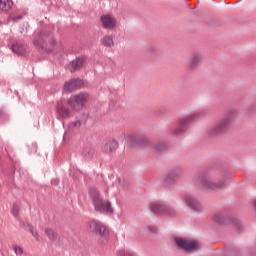
#> input picture images/TCGA-02-0001-01Z-00-DX2_20x_832_29856_256x256.png, 256 x 256 px, found by its file name
$ jupyter execute --allow-errors BOVW_SVM_GBM_Images.ipynb   (shell and % lines are left out)   (older library calls are emulated)
#> lines starting #> are read from the running program, lines starting #| are printed output that depends on the picture
[cell 1]
from __future__ import print_function

from sklearn import cluster
import histomicstk as htk

import numpy as np
import scipy as sp

import skimage.io
import skimage.measure
import skimage.color


import matplotlib.pyplot as plt
import matplotlib.patches as mpatches

import cv2
import numpy as np
import math

#Some nice default configuration for plots
plt.rcParams['figure.figsize'] = 15, 15
plt.rcParams['image.cmap'] = 'gray'
titlesize = 24

# SIFT image features extraction and comparison for set of images

[cell 2]
img_832_29856 = cv2.imread('/home/raj/github/glioma_histo_img_classifier_lob/images/TCGA-02-0001-01Z-00-DX2_20x_832_29856_256x256.png')
#> img_832_29856 is the input picture: shape (256, 256, 3); mean B, G, R 168.9, 136.5, 211.5
img_4768_25216 = cv2.imread('/home/raj/github/glioma_histo_img_classifier_lob/images/TCGA-02-0001-01Z-00-DX2_20x_4768_25216_256x256.png')
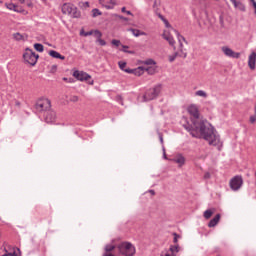
#> input picture images/TCGA-02-0001-01Z-00-DX2_20x_4768_25216_256x256.png, 256 x 256 px, found by its file name
#> img_4768_25216 is the input picture: shape (256, 256, 3); mean B, G, R 184.7, 158.6, 215.1
img_15424_10336 = cv2.imread('/home/raj/github/glioma_histo_img_classifier_lob/images/TCGA-02-0001-01Z-00-DX2_20x_15424_10336_256x256.png')
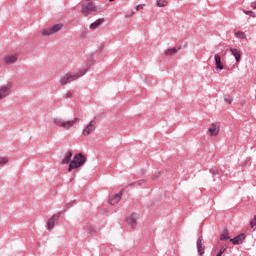
#> input picture images/TCGA-02-0001-01Z-00-DX2_20x_15424_10336_256x256.png, 256 x 256 px, found by its file name
#> img_15424_10336 is the input picture: shape (256, 256, 3); mean B, G, R 183.9, 157.6, 220.5

def show_rgb_img(img):
    """Convenience function to display a typical color image"""
    return plt.imshow(cv2.cvtColor(img, cv2.CV_32S))

[cell 3]
def to_gray(color_img):
    gray = cv2.cvtColor(color_img, cv2.COLOR_BGR2GRAY)
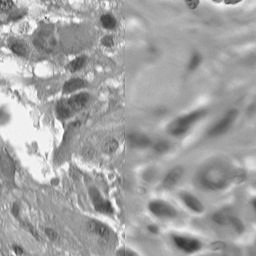
#> gray: shape (256, 256); min 51, max 255, mean 162.6
    return gray

img_832_29856_gray = to_gray(img_832_29856)
img_4768_25216_gray = to_gray(img_4768_25216)
#> in to_gray (call 2), `gray = cv2.cvtColor(color_img, cv2.COLOR_BGR2GRAY)`:
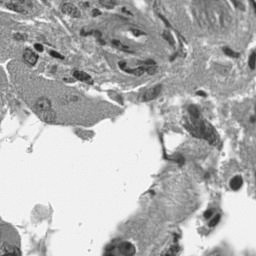
#> gray: shape (256, 256); min 25, max 254, mean 178.5
img_15424_10336_gray = to_gray(img_15424_10336)
#> in to_gray (call 3), `gray = cv2.cvtColor(color_img, cv2.COLOR_BGR2GRAY)`:
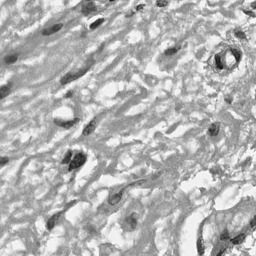
#> gray: shape (256, 256); min 20, max 255, mean 179.4

#plt.imshow(img_832_29856_gray, cmap='gray');

[cell 4]
def gen_sift_features(gray_img):
    sift = cv2.xfeatures2d.SIFT_create()
    # kp is the keypoints
    #
    # desc is the SIFT descriptors, they're 128-dimensional vectors
    # that we can use for our final features
    kp, desc = sift.detectAndCompute(gray_img, None)
#> kp = 490 keypoints; strongest (x, y, size): (71, 57, 4.4), (108, 21, 10.4), (106, 207, 8.6), (103, 218, 6.7)
    return kp, desc

def show_sift_features(gray_img, color_img, kp):
    return plt.imshow(cv2.drawKeypoints(gray_img, kp, color_img.copy()))

# generate SIFT keypoints and descriptors
img_832_29856_kp, img_832_29856_desc = gen_sift_features(img_832_29856_gray)
#> img_832_29856_kp has the same summary as kp in gen_sift_features
img_4768_25216_kp, img_4768_25216_desc = gen_sift_features(img_4768_25216_gray)
#> in gen_sift_features (call 2), `kp, desc = sift.detectAndCompute(gray_img, None)`: kp = 960 keypoints; strongest (x, y, size): (236, 184, 8.7), (213, 217, 13.3), (39, 47, 5.1), (201, 93, 4.5)
#> img_4768_25216_kp has the same summary as kp in gen_sift_features

print ("Here are what our SIFT features look like for the image:")
show_sift_features(img_832_29856_gray, img_832_29856, img_832_29856_kp);
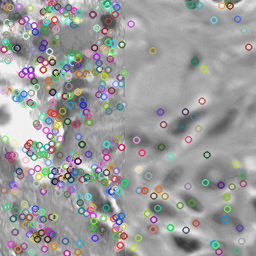
#> shown: shape (256, 256, 3); mean R, G, B 157.6, 157.7, 157.4

[cell 5]
# create a BFMatcher object which will match up the SIFT features for two images
bf = cv2.BFMatcher(cv2.NORM_L2, crossCheck=True)

matches = bf.match(img_832_29856_desc, img_4768_25216_desc)
#> matches = 258 matches

# Sort the matches in the order of their distance.
matches = sorted(matches, key = lambda x:x.distance)

# draw the top N matches
N_MATCHES = 100

match_img = cv2.drawMatches(
    img_832_29856, img_832_29856_kp,
    img_4768_25216, img_4768_25216_kp,
    matches[:N_MATCHES], img_4768_25216.copy(), flags=0)
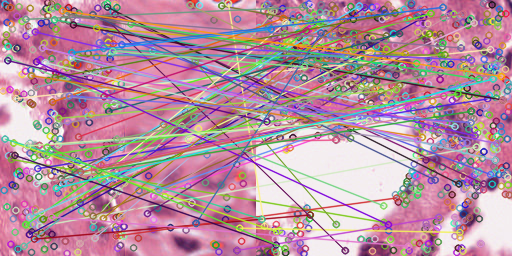
#> match_img: shape (256, 512, 3); mean B, G, R 160.8, 145.1, 183.4

plt.figure(figsize=(12,6))
plt.imshow(match_img);

[cell 6]
# Extracted keypoints from the images
def explain_keypoint(kp):
    print ("Angle:", kp.angle)
    print ("class_id:", kp.class_id)
    print ("octave(image scale where feature is strongest):", kp.octave)
    print ("pt (x,y):", kp.pt)
    print ('response:', kp.response)
    print ("size:", kp.size)

[cell 7]
len(img_4768_25216_kp)
#> Out = 960

[cell 8]
explain_keypoint(img_4768_25216_kp[0])

[cell 9]
# visualized another way:
plt.imshow(img_832_29856_desc[0].reshape(16,8), interpolation='none');
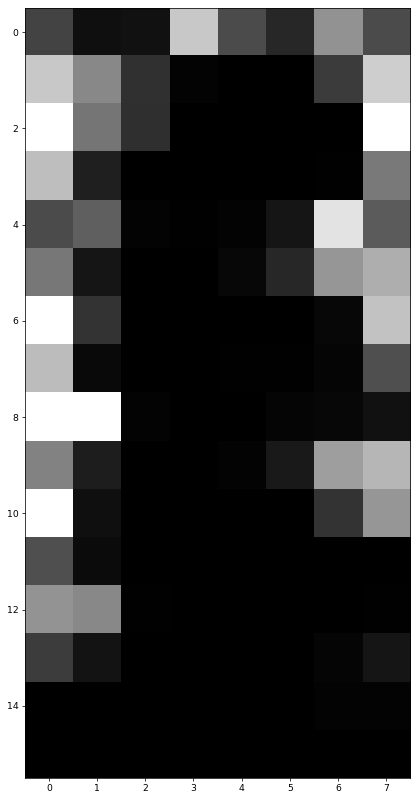
#> figure drawn by matplotlib, 1 panel

### SIFT feature extractions for set of images

[cell 10]
# defining feature extractor that we want to use
extractor = cv2.xfeatures2d.SIFT_create()

def features(image, extractor):
    keypoints, descriptors = extractor.detectAndCompute(image, None)
    return keypoints, descriptors

[cell 11]
image_path = "/home/raj/github/glioma_histo_img_classifier_lob/images/*.*"

import glob
descriptor_list = []
filenames = glob.glob(image_path)
images = [cv2.imread(image) for image in filenames]
#> images = 3 items
extractor = cv2.xfeatures2d.SIFT_create()

for image in images:
    image = to_gray(image)
    keypoint, descriptor = features(image, extractor)
    if (descriptor is not None):
        descriptor_list.append(descriptor)
#> this loop made 3 passes
#> after the loop, descriptor_list = 3 items

[cell 12]
def build_histogram(descriptor_list, cluster_alg):
    histogram = np.zeros(len(cluster_alg.cluster_centers_))
    cluster_result =  cluster_alg.predict(descriptor_list)
    for i in cluster_result:
        histogram[i] += 1.0
    return histogram

[cell 13]
# k-means clustering extracted SIFT features to match the nearest centroid
from sklearn.cluster import KMeans

kmeans = KMeans(n_clusters = 489)
kmeans.fit(descriptor)

filenames = glob.glob(image_path)
images = [cv2.imread(image) for image in filenames]

preprocessed_image = []
for image in images:
      image = to_gray(image)
      keypoint, descriptor = features(image, extractor)
      if (descriptor is not None):
          histogram = build_histogram(descriptor, kmeans)
          preprocessed_image.append(histogram)
#> after the loop, preprocessed_image = 3 items
